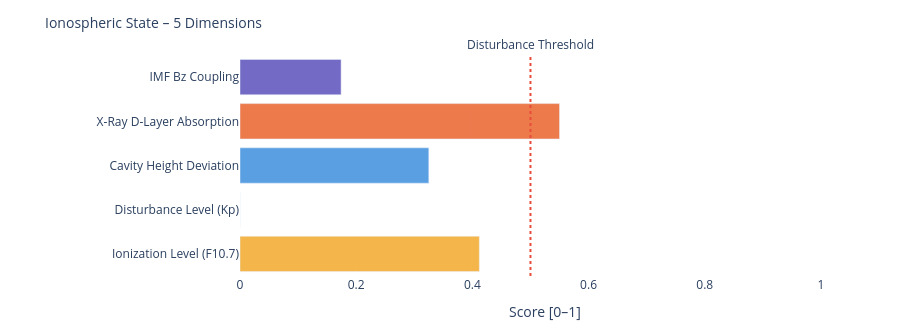

Notebook source saved alongside this figure:
### Markdown cell above
---
### 📐 Systemic Insight: Geometric Cavity vs. Real Schumann Resonance

**Relevant for:** Layer 6 = delta analysis &nbsp;|&nbsp; Layer 7 = feature vector / system interpretation

A cavity height change from 80 km to 70 km shifts the **idealized geometric frequencies** only minimally:

| Modus | Aktuell | Referenz | Δ |
|-------|---------|----------|---|
| SR-1 | 10.4762 Hz | 10.4599 Hz | +16 mHz |
| SR-2 | 18.1452 Hz | 18.1171 Hz | +28 mHz |
| SR-3 | 25.6612 Hz | 25.6215 Hz | +40 mHz |
| SR-4 | 33.1285 Hz | 33.0772 Hz | +51 mHz |

The geometric effect is limited because 10 km is very small compared to Earth's radius (~6371 km).

**Consequence:** Real Schumann deviations are likely driven more strongly by **conductivity, damping, day/night structure, lightning distribution and source geometry** than by pure cavity height.

---

**Layer 6 compares:**
```
geometric Δ from Layer 4  vs.  observed Δ from real Schumann measurement data
```

**Layer 7 Feature:**
```
If real Δ >> geometric Δ  →  non-geometric factors dominant
```

### Code cell
# ============================================================
# IONOSPHERIC STATE – Summary gauge
# Five dimensions: ionization, disturbance, cavity height, X-Ray, Bz coupling
# ============================================================

def norm(v, lo, hi):
    if v is None: return None
    return round(max(0.0, min(1.0, (v - lo) / (hi - lo))), 3)

# Ionization level (F10.7 → F2-Layer)
ioniz = norm(f107_val, 60, 250)

# Disturbance level (Kp → E/F-Layer irregularities)
disturb = norm(kp_val, 0, 9)

# Cavity height deviation from reference (80 km)
h_dev = norm(abs(h_eff - 80), 0, 20)

# X-Ray ionization (D-Layer absorption)
xray_ioniz = None
if xray_now is not None:
    xray_ioniz = norm(math.log10(max(xray_now, 1e-9)) + 9, 0, 5)

# Bz coupling (southward Bz → stronger magnetosphere-ionosphere coupling)
bz_coupling = norm(-(bz_now or 0), -5, 30) if bz_now is not None else None

dims = [
    ('Ionization Level (F10.7)',    ioniz,      '#F2A623'),
    ('Disturbance Level (Kp)',      disturb,    '#7F77DD'),
    ('Cavity Height Deviation',     h_dev,      '#378ADD'),
    ('X-Ray D-Layer Absorption',    xray_ioniz, '#E85D24'),
    ('IMF Bz Coupling',             bz_coupling,'#534AB7'),
]

fig = go.Figure()
for name, val, col in dims:
    if val is not None:
        h = int(val * 20)
        bar = '█' * h + '░' * (20 - h)
        label = f'{name}:  {bar}  {val:.3f}'
    else:
        label = f'{name}:  {"─" * 20}  n/a'
    fig.add_trace(go.Bar(
        x=[val if val is not None else 0],
        y=[name],
        orientation='h',
        marker_color=col, opacity=0.82,
        showlegend=False
    ))

fig.add_vline(x=0.5, line_dash='dot', line_color='#e74c3c',
              annotation_text='Disturbance Threshold', annotation_position='top')
fig.update_layout(
    title=dict(text='Ionospheric State – 5 Dimensions', font=dict(size=14)),
    xaxis=dict(title='Score [0–1]', range=[0, 1.05]),
    height=330, plot_bgcolor='rgba(0,0,0,0)', paper_bgcolor='rgba(0,0,0,0)',
    margin=dict(l=240, r=50, t=55, b=40)
)
fig.show()

print(f'\nIonospheric state:')
for name, val, _ in dims:
    print(f'  {name:<35} {val:.3f}' if val is not None else f'  {name:<35} n/a')

### Figure 1 — Plotly figure (JSON) as saved in the notebook; plotly's stock layout.template omitted (floating-point values rounded to 4 significant figures)
{"data": [{"marker": {"color": "#F2A623"}, "opacity": 0.82, "orientation": "h", "showlegend": false, "type": "bar", "x": [0.412], "y": ["Ionization Level (F10.7)"]}, {"marker": {"color": "#7F77DD"}, "opacity": 0.82, "orientation": "h", "showlegend": false, "type": "bar", "x": [0.0], "y": ["Disturbance Level (Kp)"]}, {"marker": {"color": "#378ADD"}, "opacity": 0.82, "orientation": "h", "showlegend": false, "type": "bar", "x": [0.325], "y": ["Cavity Height Deviation"]}, {"marker": {"color": "#E85D24"}, "opacity": 0.82, "orientation": "h", "showlegend": false, "type": "bar", "x": [0.55], "y": ["X-Ray D-Layer Absorption"]}, {"marker": {"color": "#534AB7"}, "opacity": 0.82, "orientation": "h", "showlegend": false, "type": "bar", "x": [0.174], "y": ["IMF Bz Coupling"]}], "layout": {"annotations": [{"showarrow": false, "text": "Disturbance Threshold", "x": 0.5, "xanchor": "center", "xref": "x", "y": 1, "yanchor": "bottom", "yref": "y domain"}], "height": 330, "margin": {"b": 40, "l": 240, "r": 50, "t": 55}, "paper_bgcolor": "rgba(0,0,0,0)", "plot_bgcolor": "rgba(0,0,0,0)", "shapes": [{"line": {"color": "#e74c3c", "dash": "dot"}, "type": "line", "x0": 0.5, "x1": 0.5, "xref": "x", "y0": 0, "y1": 1, "yref": "y domain"}], "title": {"font": {"size": 14}, "text": "Ionospheric State – 5 Dimensions"}, "xaxis": {"range": [0, 1.05], "title": {"text": "Score [0–1]"}}}}
